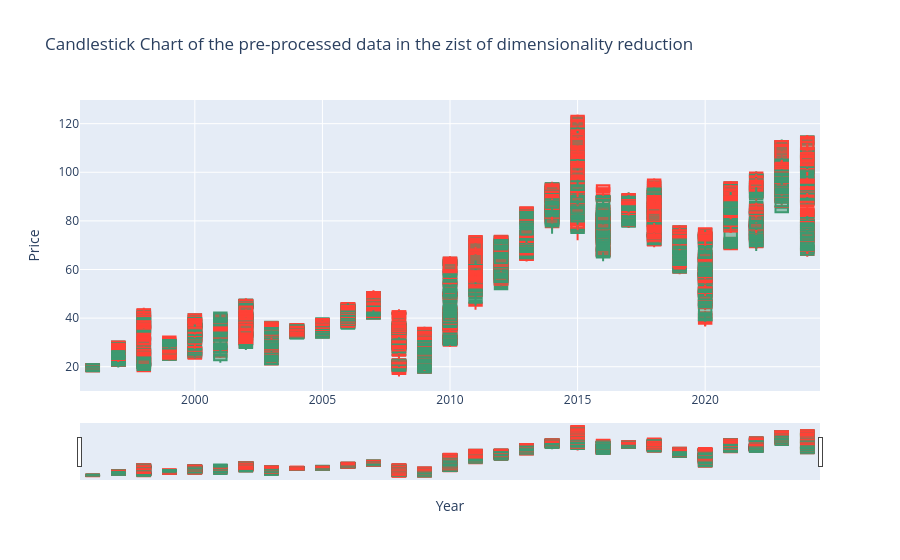

The notebook cell saved with this chart:
### Code cell
fig = go.Figure(data=[go.Candlestick(x=df['Year'],
                                      open=df['Open'],
                                      high=df['High'],
                                      low=df['Low'],
                                      close=df['Close'])])
fig.update_layout(title='Candlestick Chart of the pre-processed data in the zist of dimensionality reduction',
                  xaxis_title='Year',
                  yaxis_title='Price')
fig.show()

### Figure 1 — Plotly figure (JSON) as saved in the notebook; plotly's stock layout.template omitted (floating-point values rounded to 4 significant figures; data arrays with more than 128 entries replaced by an {"elided": "..."} marker saying what was removed)
{"data": [{"close": {"elided": "7212 float values"}, "high": {"elided": "7212 float values"}, "low": {"elided": "7212 float values"}, "open": {"elided": "7212 float values"}, "type": "candlestick", "x": {"elided": "7212 int values"}}], "layout": {"title": {"text": "Candlestick Chart of the pre-processed data in the zist of dimensionality reduction"}, "xaxis": {"title": {"text": "Year"}}, "yaxis": {"title": {"text": "Price"}}}}
